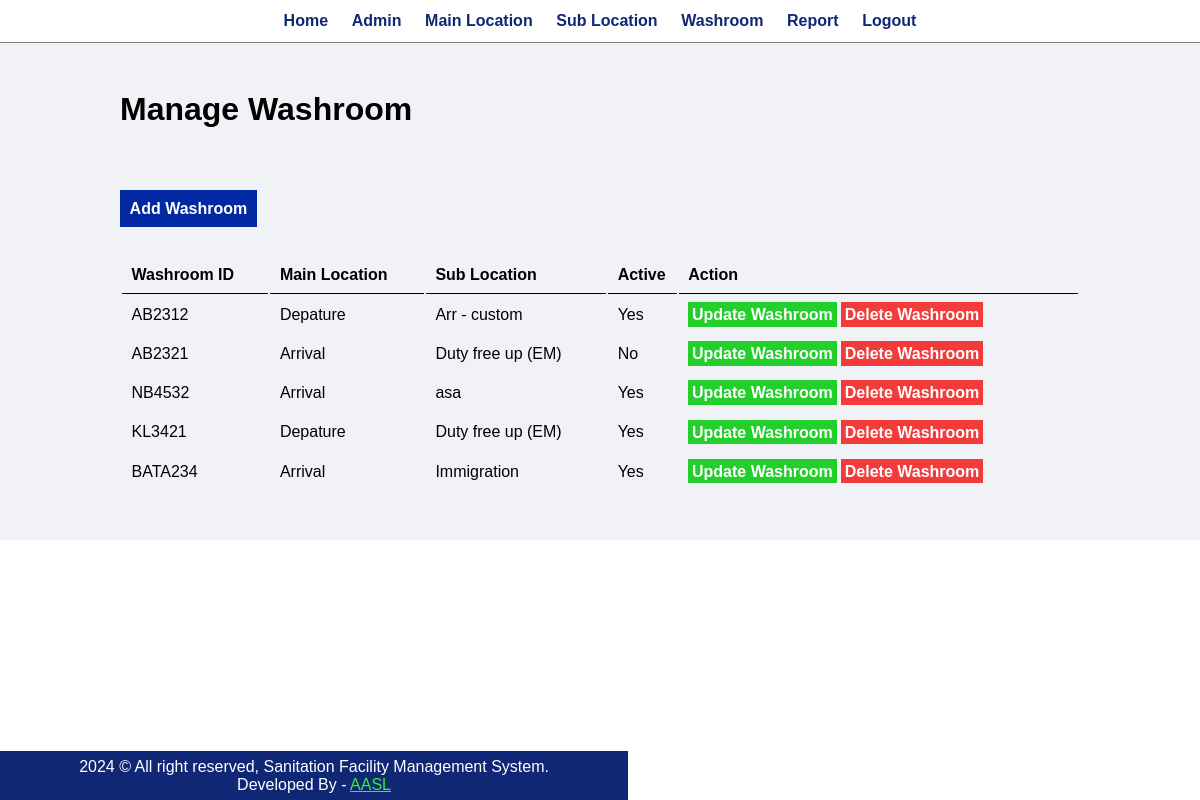
The page /Admin/manage_washroom.php on the database its author committed.
### tables this page shows
CREATE TABLE `table_washroom` (
  `id` int(10) UNSIGNED NOT NULL,
  `washroomid` varchar(100) NOT NULL,
  `mainlocID` int(10) UNSIGNED NOT NULL,
  `status` varchar(10) NOT NULL,
  `sublocID` int(11) DEFAULT NULL
);

CREATE TABLE `table_mainlocation` (
  `id` int(11) NOT NULL,
  `mainlocation` varchar(100) NOT NULL,
  `active` varchar(10) NOT NULL
);

CREATE TABLE `table_sublocation` (
  `id` int(10) UNSIGNED NOT NULL,
  `sublocation` varchar(100) NOT NULL,
  `active` varchar(10) NOT NULL,
  `mainlocID` int(11) DEFAULT NULL
);

### Admin/manage_washroom.php (the view, shortened to what this page needs)
<?php include('partials/menu.php'); ?>
<div class="main-content">
  <div class="wrapper">
     <h1>Manage Washroom</h1>
     <br /><br />
     <br><br>
          <a href="<?php echo SITEURL; ?>admin/add_washroom.php" class="btn-primary">Add Washroom</a>
          <br /><br /><br />
          <table class="tbl-full">
            <tr>
              <th>Washroom ID</th>
              <th>Main Location</th>
              <th>Sub Location</th>
              <th>Active</th>
              <th>Action</th>
            </tr>
            <?php
                 $sql = "SELECT t.*,
                           m.mainlocation AS main_location,
                           s.sublocation AS sub_location
                              FROM table_washroom t JOIN table_mainlocation m ON m.id = t.mainlocID JOIN table_sublocation s ON s.id = t.sublocID ";
                 $res = mysqli_query($conn, $sql);
                 $count = mysqli_num_rows($res);
                 if($count>0)
                 {
                    while($row=mysqli_fetch_array($res))
                    {
                        ?>
                        <tr>
                            <td><?php echo $row['washroomid']; ?></td>
                            <td><?php echo $row['main_location']; ?></td>
                            <td><?php echo $row['sub_location']; ?></td>
                            <td><?php echo $row['status']; ?></td>
                            <td>
                                <a href="<?php echo SITEURL; ?>admin/update_washroom.php?id=<?php echo $row['id']; ?>" class="btn-secodary">Update Washroom</a>
                                <a href="<?php echo SITEURL; ?>admin/delete_washroom.php?id=<?php echo $row['id']; ?>"class="btn-third">Delete Washroom</a>
                             </td>
                        </tr>
                        <?php
                    }
                 }
                 else
                 {
                    echo "<tr><td colspan='5' class='error'> Washroom not Added Yet.</td></tr>";
                 }
            ?>
          </table>
    </div>
</div>
<?php include('partials/footer.php') ?>

### css/admin.css (style rules this page uses)
* { margin: 0; padding: 0; font-family: Arial, Helvetica, sans-serif; }
.wrapper { padding: 1%; width: 80%; margin: 0 auto; }
.tbl-full { width: 100%; }
table tr th { border-bottom: 1px solid black; padding: 1%; text-align: left; }
table tr td { padding: 1%; }
.btn-primary { background-color: #0228a3; padding: 1%; color: white; text-decoration: none; font-weight: bold; }
.btn-secodary { background-color: #23cf2b; padding: 1%; color: white; text-decoration: none; font-weight: bold; }
.btn-third { background-color: #f33b3b; padding: 1%; color: white; text-decoration: none; font-weight: bold; }
.main-content { background-color: #f1f2f6; padding: 3% 0; }

### rows shown on the page
table_washroom: washroomid "AB2312", table_mainlocation.mainlocation "Depature", table_sublocation.sublocation "Arr - custom", status "Yes"
table_washroom: washroomid "AB2321", table_mainlocation.mainlocation "Arrival", table_sublocation.sublocation "Duty free up (EM)", status "No"
table_washroom: washroomid "NB4532", table_mainlocation.mainlocation "Arrival", table_sublocation.sublocation "asa", status "Yes"
table_washroom: washroomid "KL3421", table_mainlocation.mainlocation "Depature", table_sublocation.sublocation "Duty free up (EM)", status "Yes"
table_washroom: washroomid "BATA234", table_mainlocation.mainlocation "Arrival", table_sublocation.sublocation "Immigration", status "Yes"
